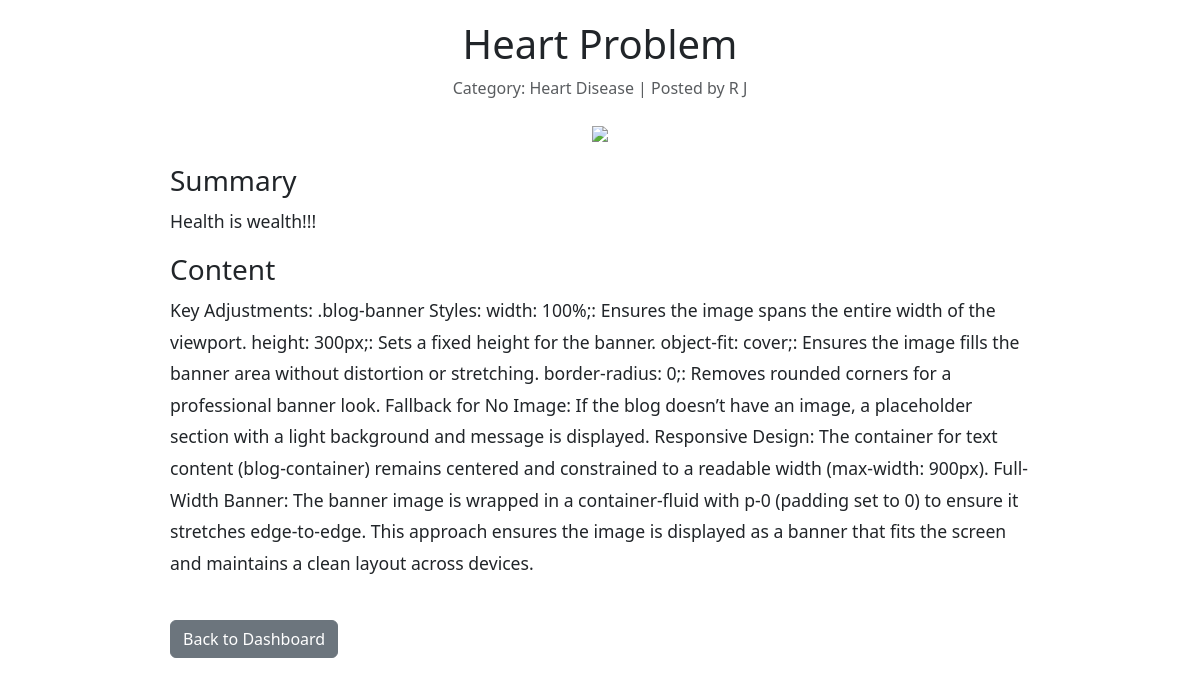
/blog/2 (signed in), run on the app's committed database.
### models.py (models this page shows, shortened)
class Blog(db.Model):
    id = db.Column(db.Integer, primary_key=True)
    title = db.Column(db.String(120), nullable=False)
    image = db.Column(db.String(120), nullable=True)
    category = db.Column(db.String(50), nullable=False)
    summary = db.Column(db.String(250), nullable=False)
    content = db.Column(db.Text, nullable=False)
    date_posted = db.Column(db.DateTime, nullable=False, default=datetime.utcnow)
    draft = db.Column(db.Boolean, default=False)
    user_id = db.Column(db.Integer, db.ForeignKey('user.id'), nullable=False)

class User(db.Model, UserMixin):
    id = db.Column(db.Integer, primary_key=True)
    first_name = db.Column(db.String(100), nullable=False)
    last_name = db.Column(db.String(100), nullable=False)
    profile_picture = db.Column(db.String(100), nullable=True)
    username = db.Column(db.String(100), unique=True, nullable=False)
    email = db.Column(db.String(120), unique=True, nullable=False)
    password = db.Column(db.String(200), nullable=False)
    address_line1 = db.Column(db.String(200), nullable=False)
    city = db.Column(db.String(100), nullable=False)
    state = db.Column(db.String(100), nullable=False)
    pincode = db.Column(db.String(10), nullable=False)
    user_type = db.Column(db.String(10), nullable=False)  # 'patient' or 'doctor'
    blogs = db.relationship('Blog', backref='author', lazy=True, cascade='all, delete-orphan')

### app.py (the view)
@app.route('/blog/<int:blog_id>')
@login_required
def view_blog(blog_id):
    blog = Blog.query.get_or_404(blog_id)
    return render_template('view_blog.html', blog=blog)

### app.py (called while the page is built)
@login_manager.user_loader
def load_user(user_id):
    return db.session.get(User, int(user_id))

### templates/view_blog.html (shortened to what this page needs)
<!DOCTYPE html>
<html lang="en">
<head>
    <link href="https://cdn.jsdelivr.net/npm/bootstrap@5.3.0-alpha1/dist/css/bootstrap.min.css" rel="stylesheet">
</head>
<body>
    <div class="container blog-container">
        <div class="blog-header">
            <h1>{{ blog.title }}</h1>
            <p class="text-muted">Category: {{ blog.category }} | Posted by {{ blog.author.first_name }} {{ blog.author.last_name }}</p>
        </div>
        {% if blog.image %}
            <div class="text-center">
                <img src="{{ url_for('static', filename=blog.image.replace('\\', '/')) if blog.image else url_for('static', filename='images/default_blog_pic.png') }}">
            </div>
        {% else %}
            <p class="text-center text-muted">No image available for this blog.</p>
        {% endif %}
        <div class="blog-content">
            <h3>Summary</h3>
            <p>{{ blog.summary }}</p>
            <h3>Content</h3>
            <p>{{ blog.content }}</p>
        </div>
        <a href="{{ url_for('dashboard') }}" class="btn btn-secondary mt-4">Back to Dashboard</a>
    </div>
</body>
</html>

### templates/view_blog.html (style rules this page uses)
.blog-content { margin-top: 20px; line-height: 1.8; font-size: 1.1rem; }
.blog-container { padding: 20px; max-width: 900px; margin: 0 auto; }
.blog-header { text-align: center; margin-bottom: 20px; }

### data on the page
Blog: title "Heart Problem", category "Heart Disease", summary "Health is wealth!!!", content "Key Adjustments: .blog-banner Styles: width: 100%;: Ensures the image spans the entire width of the viewport. height: 300px;: Sets a fixed height for the banner. object-fit: cover;: Ensures the image fills the banner area without distortion or stretching. border-radius: 0;: Removes rounded corners for a professional banner look. Fallback for No Image: If the blog doesn’t have an image, a placeholder section with a light background and message is displayed. Responsive Design: The container for text content (blog-container) remains centered and constrained to a readable width (max-width: 900px). Full-Width Banner: The banner image is wrapped in a container-fluid with p-0 (padding set to 0) to…"
User: author.first_name "R", author.last_name "J"
